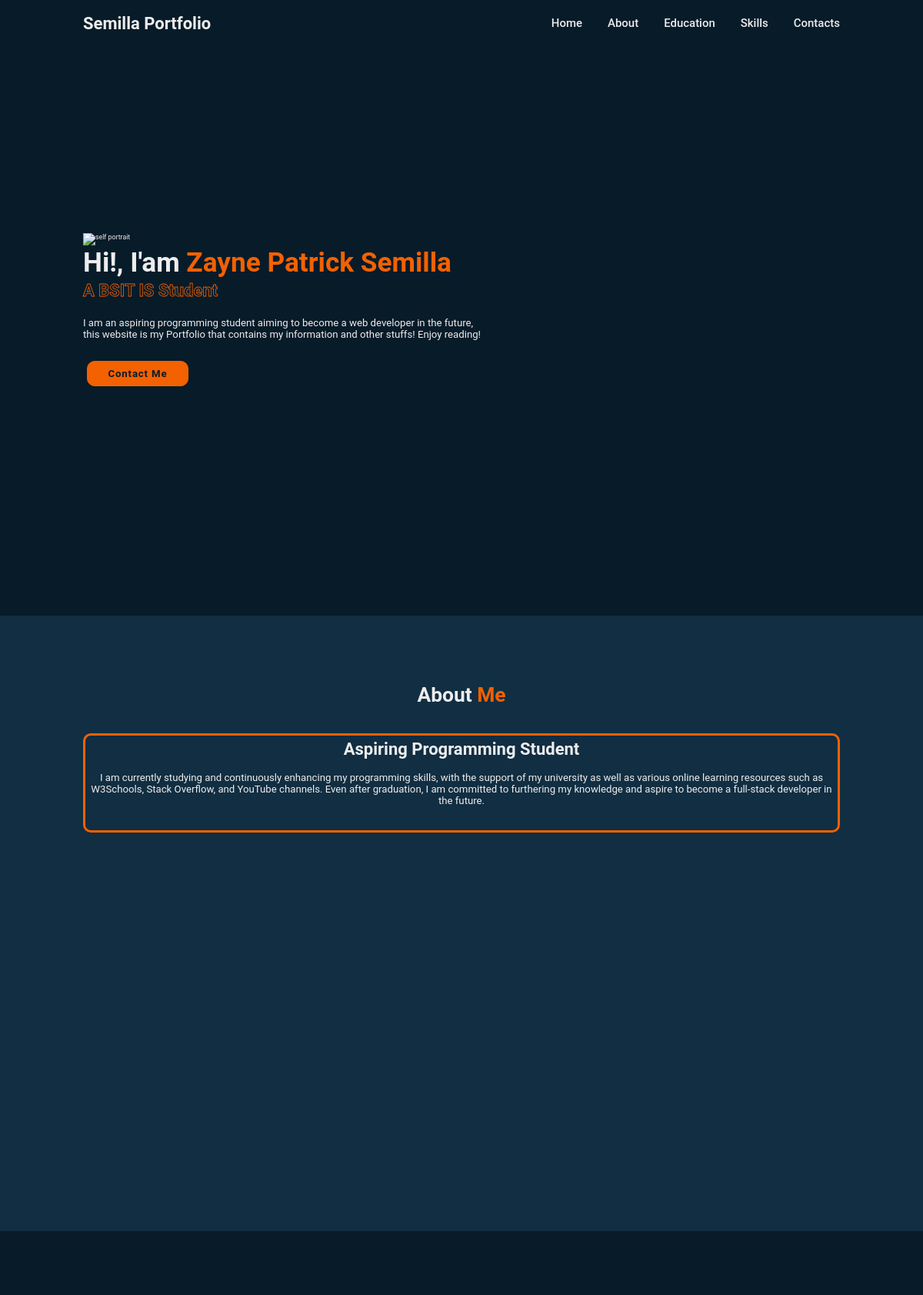
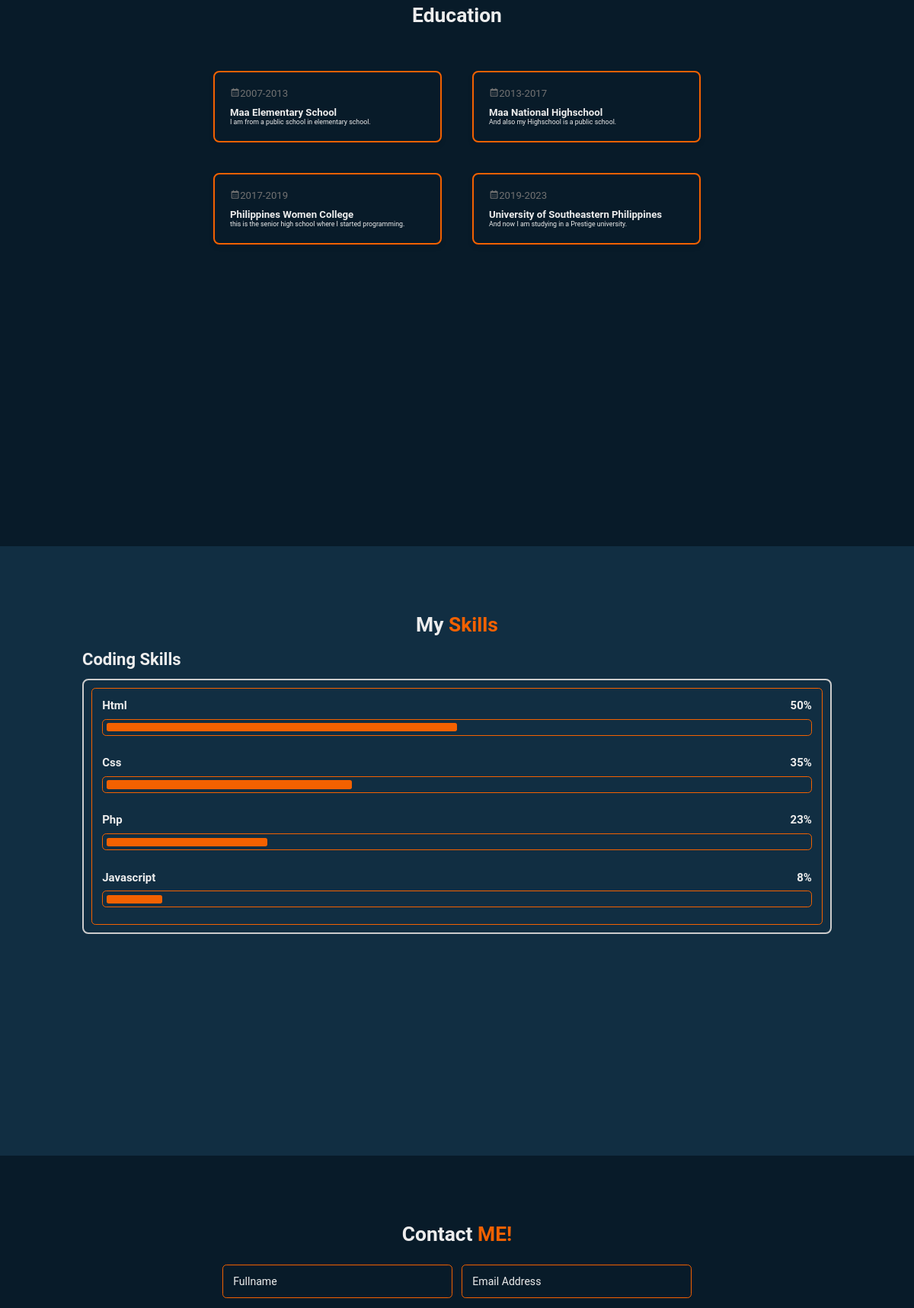
Screenshot of /index1.php (upper part) with the database file from the repository (2 pictures, top to bottom).
### tables this page shows
CREATE TABLE `home` (
  `id` int(11) NOT NULL,
  `home_content` text NOT NULL,
  `name` varchar(255) NOT NULL,
  `position` varchar(255) NOT NULL
);

CREATE TABLE `about` (
  `id` int(11) NOT NULL,
  `about_me_header` text NOT NULL,
  `about_me_content` text NOT NULL
);

CREATE TABLE `education` (
  `id` int(11) NOT NULL,
  `year` varchar(20) NOT NULL,
  `school` varchar(255) NOT NULL,
  `school_content` text NOT NULL
);

### style.php (called while the page is built, shortened)
<?php
    function connectToDatabase() {
        $conn = new mysqli(DB_HOST, DB_USERNAME, DB_PASSWORD, DB_NAME);
        return $conn;
    }
        function fetchData($conn, $table, $columns) {
            $columnsList = implode(', ', $columns);
            $sql = "SELECT id, $columnsList FROM $table";
            $result = $conn->query($sql);
            $data = [];
            if ($result->num_rows > 0) {
                while ($row = $result->fetch_assoc()) {
                    $data[] = $row;
                }
            } else {
                echo "0 results";
            }
            return $data;
        }
        function fetchAboutData($conn){
            return fetchData($conn, 'about', ['about_me_content','about_me_header']);
        }
        function fetchHomeContent($conn) {
            $sql = "SELECT home_content, name, position FROM home LIMIT 1";
            $result = $conn->query($sql);
            if ($result->num_rows > 0) {
                return $result->fetch_assoc();
            } else {
                echo "0 results";
                return null;
            }
        }
        function fetchSkillsData($conn) {
            $skills = [];
            $query = "SELECT property, value FROM skills";
            $result = $conn->query($query);
            if ($result->num_rows > 0) {
                while ($row = $result->fetch_assoc()) {
                    $skills[$row['property']] = $row['value'];
                }
            }
            return $skills;
        }
        function fetchEducationData($conn){
            return fetchData($conn, 'education', ['id','year', 'school','school_content']);
        }
        $conn = connectToDatabase();
        $aboutData = fetchAboutData($conn);
        $skillsData = fetchSkillsData($conn);
        $educationalData = fetchEducationData($conn);
        $homeContent = fetchHomeContent($conn);
?>

### index1.php (the view, shortened to what this page needs)
<?php
include 'style.php';
?>
<!DOCTYPE html>
<html lang="en">
<head>
    <link rel="stylesheet" href="style1.css">
    <link rel="stylesheet" type="text/css" href="style.php">
    <link href='https://unpkg.com/boxicons@2.1.4/css/boxicons.min.css' rel='stylesheet'>
</head>
<body>
    <header class="header">
        <a href="login.php" class="logo">Semilla Portfolio</a>
        <nav class="navbar">
            <a href="#home" class="nav-item">Home</a>
            <a href="#about" class="nav-item">About</a>
            <a href="#education" class="nav-item">Education</a>
            <a href="#skills" class="nav-item">Skills</a>
            <a href="#contact" class="nav-item">Contacts</a>
        </nav>
    </header>
    <section class="home" id="home">
        <div class="home-content">
            <img class="myPic" src="images/samplebg.jpg" alt="self portrait">
            <?php if ($homeContent): ?>
                <h1>Hi!, I'am <span><?php echo htmlspecialchars($homeContent['name']); ?></span></h1>
                <div class="text-animate">
                    <h3><?php echo htmlspecialchars($homeContent['position']); ?></h3>
                </div>
                <p><?php echo htmlspecialchars($homeContent['home_content']); ?></p>
            <?php endif; ?>
            <div class="btn-box">
                <a href="#contact" class="btn">Contact Me</a>
            </div>
        </div>
    </section>
    <section class="about" id="about">
        <h2 class="heading">About <span>Me</span></h2>
        <div class="about-content">
            <div class="aboutme">
            <?php foreach ($aboutData as $data): ?>
                <h3><?php echo $data['about_me_header']; ?></h3>
                <p><?php echo $data['about_me_content']; ?></p>
            <?php endforeach; ?>
            </div>
        </div>
    </section>
    <section class="education" id="education">
        <h2 class="edu-heading">Education</h2>
        <div class="cards-container">
            <?php foreach ($educationalData as $row): ?>
            <div class="card">
                <p class="year"><i class='bx bx-calendar'></i><?php echo htmlspecialchars($row['year']) ?></p>
                <h2 class="school"><?php echo htmlspecialchars($row['school']) ?></h2>
                <p class="school_content"><?php echo htmlspecialchars($row['school_content']) ?></p>
            </div>
            <?php endforeach; ?>
        </div>
    </section>
    <section class="skills" id="skills">
        <h2 class="heading">My <span>Skills</span></h2>
        <div class="skills-row">
            <div class="skills-column">
                <h3 class="title">Coding Skills</h3>
                <div class="skills-box">
                    <div class="skills-content">
                        <?php foreach ($skillsData as $skill => $value): ?>
                        <div class="progress">
                            <h3><?= ucfirst($skill) ?> <span><?= $value ?>%</span></h3>
                            <div class="bar"><span style="width: <?= $value ?>%;"></span></div>
                        </div>
                        <?php endforeach; ?>
                    </div>
                </div>
            </div>
        </div>
    </section>
    <section class="contact" id="contact">
    <h2 class="heading">Contact <span>ME!</span></h2>
    <form action="index1.php" method="post">
        <div class="input-box">
            <div class="input-field">
                <input type="text" name="fullname" placeholder="Fullname" required>
            </div>
            <div class="input-field">
                <input type="email" name="email" placeholder="Email Address" required>
            </div>
        </div>
    </form>
</section>
</body>
</html>

### rows the page displays
home: name "Zayne Patrick Semilla", home_content "I am an aspiring programming student aiming to become a web developer in the future, this website is my Portfolio that contains my information and other stuffs! Enjoy reading!"
about: about_me_header "Aspiring Programming Student", about_me_content "I am currently studying and continuously enhancing my programming skills, with the support of my university as well as various online learning resources such as W3Schools, Stack Overflow, and YouTube channels. Even after graduation, I am committed to furthering my knowledge and aspire to become a full-stack developer in the future."
education: year "2007-2013", school "Maa Elementary School", school_content "I am from a public school in elementary school."
education: year "2013-2017", school "Maa National Highschool", school_content "And also my Highschool is a public school."
education: year "2017-2019", school "Philippines Women College", school_content "this is the senior high school where I started programming."
education: year "2019-2023", school "University of Southeastern Philippines", school_content "And now I am studying in a Prestige university."

### other values shown
$skill "Html"
$value "50"
$skill "Css"
$value "35"
$skill "Php"
$value "23"
$skill "Javascript"
$value "8"
